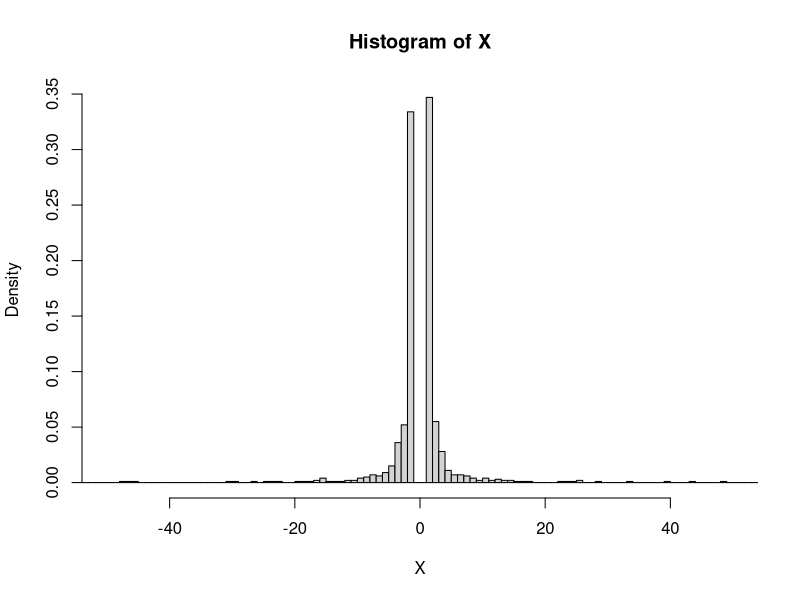

Reproduce this figure in R.
set.seed(6940)
Theta = runif(1000,0, 2*pi)
X = 1/cos(Theta)


hist(X, n = 1000, prob = T, xlim = c(-50,50))
L = unname(quantile(X, 0.05))
U = unname(quantile(X, 0.95))

print(U - L)

sum(X>5)/length(X)